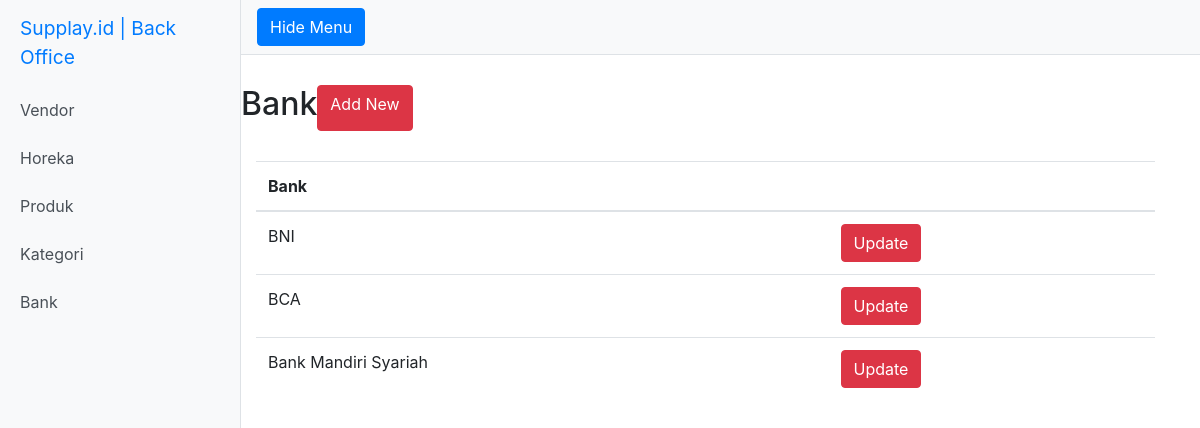
The page /index.php/bank on the database its author committed.
### tables this page shows
CREATE TABLE `bank` (
  `bank_id` int(2) NOT NULL,
  `bank_name` varchar(255) NOT NULL,
  `created_at` timestamp NOT NULL DEFAULT current_timestamp() ON UPDATE current_timestamp(),
  `update_at` datetime DEFAULT NULL
);

### application/controllers/Bank.php (called while the page is built, shortened)
<?php
class Bank extends CI_Controller{
    public function index(){
        $this->load->model("BankModel");
        $data = array(
            "banks" => $this->BankModel->get()
        );
        $this->load->view("template/header");
        $this->load->view("bank/viewall", $data);
        $this->load->view("template/footer");
    }
}
?>

### index.php (called while the page is built, shortened)
<?php
require_once BASEPATH.'core/CodeIgniter.php';

### application/models/BankModel.php (called while the page is built, shortened)
<?php
class BankModel extends CI_Model{
    public function get() {
        return $this->db->get('bank')->result();
    }
}
?>

### application/views/bank/viewall.php (the view)
<div class="container body-content">
  <div class="row">
    <h2>Bank</h2>
    <a href="<?php echo base_url(); ?>index.php/bank/insert" class="btn btn-danger" role="button">Add New</a>
  </div>
  <div class="row warzone">
      <div class="col-md-12">
        <table class="table table-hover">
            <thead>
                <tr>
                    <th>Bank</th>
                <th></th>
                </tr>
            </thead>
            <tbody>
                <?php foreach ($banks as $row) {?>
                    <tr>
                        <td><?php echo $row->bank_name; ?></td>
                        <td><a href="<?php echo base_url(); ?>index.php/bank/update/<?php echo $row->bank_id; ?>" class="btn btn-danger" role="button">Update</a></td>
                    </tr>
                <?php } ?>
            </tbody>
        </table>
      </div>
  </div>
</div>

### public/style.css (style rules this page uses)
.warzone { padding-top:30px; padding-bottom:30px; width: 100%; }
.body-content { padding-top: 30px; padding-bottom: 30px; padding-left:100px; }
body { overflow-x: hidden; }

### rows shown on the page
bank: bank_name "BNI"
bank: bank_name "BCA"
bank: bank_name "Bank Mandiri Syariah"
